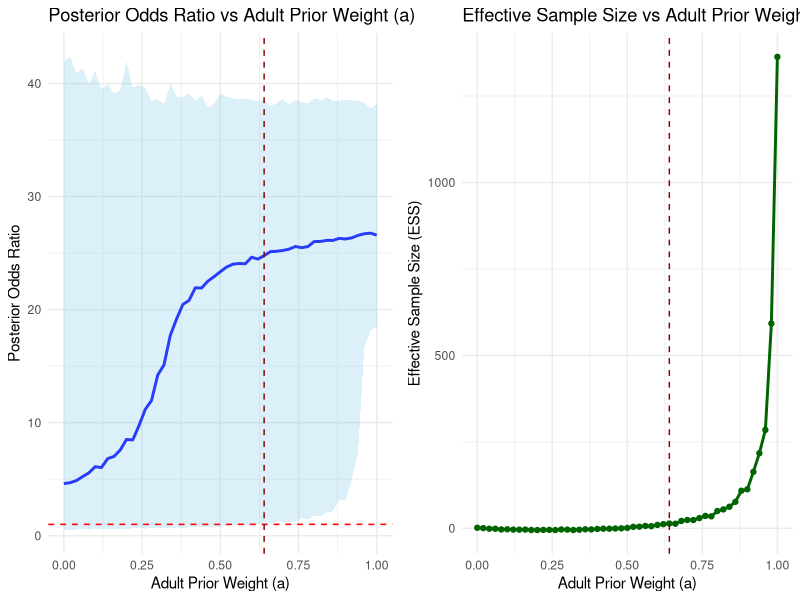
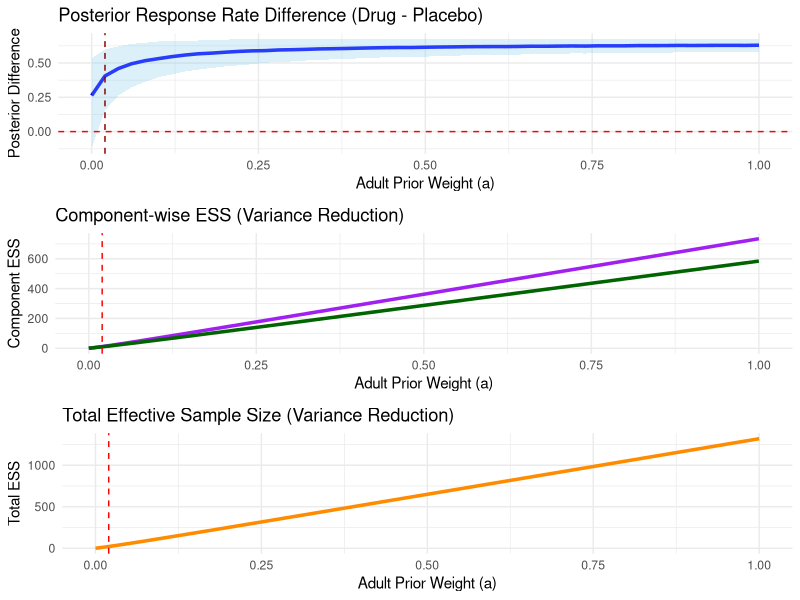

Reproduce these figures in R, in order.
## ---- chunk 1
library(ggplot2)
library(gridExtra)

set.seed(123)  # For reproducibility
# Step 1: Basic inputs
adult_placebo_n_pool <- 494
adult_placebo_events_pool <- 45
adult_drug_n_pool <- 509
adult_drug_events_pool <- 375

pediatric_placebo_n_pool <- 6
pediatric_placebo_events_pool <- 1
pediatric_drug_n_pool <- 30
pediatric_drug_events_pool <- 15

# Step 2: Log-odds and variance
log_odds_adult_placebo <- log(adult_placebo_events_pool / (adult_placebo_n_pool - adult_placebo_events_pool))
log_odds_adult_drug <- log(adult_drug_events_pool / (adult_drug_n_pool - adult_drug_events_pool))
adult_variance_placebo <- adult_placebo_n_pool / (adult_placebo_events_pool * (adult_placebo_n_pool - adult_placebo_events_pool))
adult_variance_drug <- adult_drug_n_pool / (adult_drug_events_pool * (adult_drug_n_pool - adult_drug_events_pool))
adult_variance <- adult_variance_placebo + adult_variance_drug

log_odds_pediatric_placebo <- log(pediatric_placebo_events_pool / (pediatric_placebo_n_pool - pediatric_placebo_events_pool))
log_odds_pediatric_drug <- log(pediatric_drug_events_pool / (pediatric_drug_n_pool - pediatric_drug_events_pool))
pediatric_variance_placebo <- pediatric_placebo_n_pool / (pediatric_placebo_events_pool * (pediatric_placebo_n_pool - pediatric_placebo_events_pool))
pediatric_variance_drug <- pediatric_drug_n_pool / (pediatric_drug_events_pool * (pediatric_drug_n_pool - pediatric_drug_events_pool))
pediatric_variance <- pediatric_variance_placebo + pediatric_variance_drug

# Step 3: Skeptical prior
m <- 36/2
skeptical_prior_variance <- m * pediatric_variance
skeptical_prior_mean <- 0

observed_pediatric_effect <- log_odds_pediatric_drug - log_odds_pediatric_placebo

# Functions
update_posterior_component <- function(mu_prior, var_prior, mu_lik, var_lik) {
  var_post = 1 / (1/var_prior + 1/var_lik)
  mu_post = var_post * (mu_prior/var_prior + mu_lik/var_lik)
  return(list(mu = mu_post, var = var_post))
}

compute_Cj <- function(mu_prior, var_prior, mu_lik, var_lik) {
  var_sum = var_prior + var_lik
  dnorm(mu_lik, mean = mu_prior, sd = sqrt(var_sum))
}

# Step 4: Initialize results
results <- data.frame(
  a = numeric(0),
  ci_lower = numeric(0),
  ci_upper = numeric(0),
  OR_median = numeric(0),
  ESS = numeric(0)
)

# Pediatric-only posterior variance (baseline for ESS)
skeptical_mu_vague <- 0
skeptical_var_vague <- 1e6
var_post_ped_only <- 1 / (1/skeptical_var_vague + 1/pediatric_variance)
mu_post_ped_only <- var_post_ped_only * (skeptical_mu_vague/skeptical_var_vague + observed_pediatric_effect/pediatric_variance)
n_samples <- 5000
ped_only_samples <- rnorm(n_samples, mean = mu_post_ped_only, sd = sqrt(var_post_ped_only))
var_no_prior <- var(ped_only_samples)
n_pediatric <- pediatric_placebo_n_pool + pediatric_drug_n_pool

# Step 5: Main loop over a
for (a in seq(0, 1, by = 0.02)) {
  
  k0 <- c(a, 1 - a)
  
  priors <- list(
    list(mu = log_odds_adult_drug - log_odds_adult_placebo, var = adult_variance),
    list(mu = skeptical_prior_mean, var = skeptical_prior_variance)
  )
  
  posterior_components <- list()
  Cj <- numeric(length(priors))
  
  for (j in 1:length(priors)) {
    prior <- priors[[j]]
    posterior_components[[j]] <- update_posterior_component(
      mu_prior = prior$mu, var_prior = prior$var,
      mu_lik = observed_pediatric_effect, var_lik = pediatric_variance
    )
    Cj[j] <- compute_Cj(prior$mu, prior$var, observed_pediatric_effect, pediatric_variance)
  }
  
  # Update posterior mixture weights
  k1 <- k0 * Cj
  k1 <- k1 / sum(k1)
  
  # Sample from mixture posterior
  samples_logor <- numeric(n_samples)
  for (s in 1:n_samples) {
    component <- sample(1:2, size = 1, prob = k1)
    samples_logor[s] <- rnorm(1,
                              mean = posterior_components[[component]]$mu,
                              sd = sqrt(posterior_components[[component]]$var))
  }
  
  samples_or <- exp(samples_logor)  # transform back to OR scale
  
  # Save results
  ci_lower <- quantile(samples_or, 0.025)
  ci_upper <- quantile(samples_or, 0.975)
  OR_median <- median(samples_or)
  
# 传统的有效样本量 (ESS) 计算方法
# 使用后验样本方差与先验样本方差的比例来计算ESS
var_with_prior <- var(samples_logor)  # 后验样本方差
# 这里 var_no_prior 应该是基于没有先验情况下的理论方差。我们可以使用原始方差作为近似值
var_no_prior <- pediatric_variance  # 无先验情况下的方差（假设为输入数据中的方差）

# 计算有效样本量 (ESS)，假设n是样本数量
ess <- n_pediatric * (var_no_prior / var_with_prior-1)  # 计算ESS

# 保存结果
results <- rbind(results, data.frame(a = a, ci_lower = ci_lower, ci_upper = ci_upper,
                                     OR_median = OR_median, ESS = ess))

}

# Step 6: Find tipping point
tipping_point <- results[which(results$ci_lower > 1)[1], ]

cat("Tipping Point Found!\n")
cat("Adult Prior Weight (a):", tipping_point$a, "\n")
cat("Posterior OR Median:", round(tipping_point$OR_median, 2), "\n")
cat("95% CI: (", round(tipping_point$ci_lower, 2), ",", round(tipping_point$ci_upper, 2), ")\n")
cat("Tipping Point ESS:", round(tipping_point$ESS, 1), "pediatric patients\n")

# Step 7: Plot
p1 <- ggplot(results, aes(x = a)) +
  geom_line(aes(y = OR_median), color = "blue", size = 1) +
  geom_ribbon(aes(ymin = ci_lower, ymax = ci_upper), fill = "skyblue", alpha = 0.3) +
  geom_hline(yintercept = 1, linetype = "dashed", color = "red") +
  geom_vline(xintercept = tipping_point$a, linetype = "dashed", color = "darkred") +
  labs(
    title = "Posterior Odds Ratio vs Adult Prior Weight (a)",
    x = "Adult Prior Weight (a)",
    y = "Posterior Odds Ratio"
  ) +
  theme_minimal()

p2 <- ggplot(results, aes(x = a, y = ESS)) +
  geom_line(color = "darkgreen", size = 1) +
  geom_point(color = "darkgreen") +
  geom_vline(xintercept = tipping_point$a, linetype = "dashed", color = "darkred") +
  labs(
    title = "Effective Sample Size vs Adult Prior Weight",
    x = "Adult Prior Weight (a)",
    y = "Effective Sample Size (ESS)"
  ) +
  theme_minimal()

grid.arrange(p1, p2, ncol = 2)

## ---- chunk 2
library(ggplot2)
library(gridExtra)

set.seed(123)

# Input data
adult_placebo_n <- 494; adult_placebo_r <- 45
adult_drug_n <- 509; adult_drug_r <- 375
ped_placebo_n <- 6; ped_placebo_r <- 1
ped_drug_n <- 30; ped_drug_r <- 15
n_samples <- 5000

# Pediatric-only posterior parameters (baseline for variance reduction)
alpha_ped_placebo <- ped_placebo_r + 1
beta_ped_placebo <- ped_placebo_n - ped_placebo_r + 1
alpha_ped_drug <- ped_drug_r + 1
beta_ped_drug <- ped_drug_n - ped_drug_r + 1

# Theoretical posterior variances (no prior)
var_placebo_no_prior <- (alpha_ped_placebo * beta_ped_placebo) / 
                        ((alpha_ped_placebo + beta_ped_placebo)^2 * (alpha_ped_placebo + beta_ped_placebo + 1))
var_drug_no_prior <- (alpha_ped_drug * beta_ped_drug) /
                     ((alpha_ped_drug + beta_ped_drug)^2 * (alpha_ped_drug + beta_ped_drug + 1))
var_no_prior <- var_placebo_no_prior + var_drug_no_prior

# Adult prior parameters
alpha_adult_placebo <- adult_placebo_r + 1
beta_adult_placebo <- adult_placebo_n - adult_placebo_r + 1
alpha_adult_drug <- adult_drug_r + 1
beta_adult_drug <- adult_drug_n - adult_drug_r + 1

# Skeptical prior
alpha_skeptical <- 1
beta_skeptical <- 1

# Storage
results <- data.frame(
  a = numeric(),
  ci_lower = numeric(),
  ci_upper = numeric(),
  median_diff = numeric(),
  ESS_placebo = numeric(),
  ESS_drug = numeric(),
  ESS_total = numeric()
)

# Loop over adult prior weight a ∈ [0, 1]
for (a in seq(0, 1, by = 0.02)) {
  # Weighted prior parameters
  alpha_prior_placebo <- a * alpha_adult_placebo + (1 - a) * alpha_skeptical
  beta_prior_placebo <- a * beta_adult_placebo + (1 - a) * beta_skeptical
  alpha_prior_drug <- a * alpha_adult_drug + (1 - a) * alpha_skeptical
  beta_prior_drug <- a * beta_adult_drug + (1 - a) * beta_skeptical

  # Posterior parameters (prior + pediatric data)
  alpha_post_placebo <- alpha_prior_placebo + ped_placebo_r
  beta_post_placebo <- beta_prior_placebo + ped_placebo_n - ped_placebo_r
  alpha_post_drug <- alpha_prior_drug + ped_drug_r
  beta_post_drug <- beta_prior_drug + ped_drug_n - ped_drug_r

  # Posterior samples
  samples_placebo <- rbeta(n_samples, alpha_post_placebo, beta_post_placebo)
  samples_drug <- rbeta(n_samples, alpha_post_drug, beta_post_drug)
  diff <- samples_drug - samples_placebo

  ci_lower <- quantile(diff, 0.025)
  ci_upper <- quantile(diff, 0.975)
  median_diff <- median(diff)

  # Variance of fused posterior
  var_placebo_with_prior <- (alpha_post_placebo * beta_post_placebo) /
                            ((alpha_post_placebo + beta_post_placebo)^2 * (alpha_post_placebo + beta_post_placebo + 1))
  var_drug_with_prior <- (alpha_post_drug * beta_post_drug) /
                         ((alpha_post_drug + beta_post_drug)^2 * (alpha_post_drug + beta_post_drug + 1))
  
  # ESS via variance reduction (non-negative)
  ess_placebo <- max(0, ped_placebo_n * (var_placebo_no_prior / var_placebo_with_prior - 1))
  ess_drug <- max(0, ped_drug_n * (var_drug_no_prior / var_drug_with_prior - 1))
  ess_total <- ess_placebo + ess_drug

  results <- rbind(results, data.frame(
    a = a,
    ci_lower = ci_lower,
    ci_upper = ci_upper,
    median_diff = median_diff,
    ESS_placebo = ess_placebo,
    ESS_drug = ess_drug,
    ESS_total = ess_total
  ))
}

# Find tipping point
tipping_point <- results[which(results$ci_lower > 0)[1], ]

# Print results
cat("✅ Tipping Point Found:\n")
cat("Adult Prior Weight (a):", tipping_point$a, "\n")
cat("Posterior Difference (Drug - Placebo):", round(tipping_point$median_diff, 3), "\n")
cat("95% CI: (", round(tipping_point$ci_lower, 3), ",", round(tipping_point$ci_upper, 3), ")\n")
cat("ESS from adult placebo:", round(tipping_point$ESS_placebo, 1), "\n")
cat("ESS from adult drug:", round(tipping_point$ESS_drug, 1), "\n")
cat("Total ESS (variance reduction):", round(tipping_point$ESS_total, 1), "\n")

# Plots
p1 <- ggplot(results, aes(x = a)) +
  geom_line(aes(y = median_diff), color = "blue", size = 1.2) +
  geom_ribbon(aes(ymin = ci_lower, ymax = ci_upper), fill = "skyblue", alpha = 0.3) +
  geom_hline(yintercept = 0, linetype = "dashed", color = "red") +
  geom_vline(xintercept = tipping_point$a, linetype = "dashed", color = "darkred") +
  labs(
    title = "Posterior Response Rate Difference (Drug - Placebo)",
    x = "Adult Prior Weight (a)",
    y = "Posterior Difference"
  ) + theme_minimal()

p2 <- ggplot(results, aes(x = a)) +
  geom_line(aes(y = ESS_placebo), color = "purple", size = 1.2) +
  geom_line(aes(y = ESS_drug), color = "darkgreen", size = 1.2) +
  geom_vline(xintercept = tipping_point$a, linetype = "dashed", color = "red") +
  labs(
    title = "Component-wise ESS (Variance Reduction)",
    x = "Adult Prior Weight (a)",
    y = "Component ESS"
  ) + theme_minimal()

p3 <- ggplot(results, aes(x = a, y = ESS_total)) +
  geom_line(color = "darkorange", size = 1.2) +
  geom_vline(xintercept = tipping_point$a, linetype = "dashed", color = "red") +
  labs(
    title = "Total Effective Sample Size (Variance Reduction)",
    x = "Adult Prior Weight (a)",
    y = "Total ESS"
  ) + theme_minimal()

grid.arrange(p1, p2, p3, ncol = 1)





## ---- chunk 3
var_drug_with_prior
var_drug_no_prior
